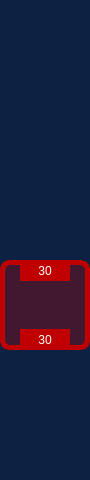
<?xml version="1.0" encoding="UTF-8"?>
<ui version="4.0">
 <class>hp_display_fdp</class>
 <widget class="QWidget" name="hp_display_fdp">
  <property name="geometry">
   <rect>
    <x>0</x>
    <y>0</y>
    <width>90</width>
    <height>480</height>
   </rect>
  </property>
  <property name="windowTitle">
   <string>Form</string>
  </property>
  <property name="styleSheet">
   <string notr="true">QWidget{background-color:rgb(13, 34, 67);}</string>
  </property>
  <widget class="QCustomPlot" name="plot" native="true">
   <property name="geometry">
    <rect>
     <x>0</x>
     <y>0</y>
     <width>90</width>
     <height>480</height>
    </rect>
   </property>
   <widget class="QWidget" name="chooseRect" native="true">
    <property name="geometry">
     <rect>
      <x>0</x>
      <y>260</y>
      <width>90</width>
      <height>90</height>
     </rect>
    </property>
    <property name="styleSheet">
     <string notr="true">QWidget{
border:5px solid rgb(192, 0, 0);
background-color: rgb(192, 0, 0,75);
border-radius:10px;
}</string>
    </property>
   </widget>
   <widget class="QLabel" name="label_max">
    <property name="geometry">
     <rect>
      <x>20</x>
      <y>260</y>
      <width>50</width>
      <height>21</height>
     </rect>
    </property>
    <property name="autoFillBackground">
     <bool>false</bool>
    </property>
    <property name="styleSheet">
     <string notr="true">border:none;
color:white;
background-color: rgb(192, 0, 0);
border-radius:0px;</string>
    </property>
    <property name="text">
     <string>30</string>
    </property>
    <property name="alignment">
     <set>Qt::AlignCenter</set>
    </property>
   </widget>
   <widget class="QLabel" name="label_min">
    <property name="geometry">
     <rect>
      <x>20</x>
      <y>329</y>
      <width>50</width>
      <height>21</height>
     </rect>
    </property>
    <property name="autoFillBackground">
     <bool>false</bool>
    </property>
    <property name="styleSheet">
     <string notr="true">border:none;
color:white;
background-color: rgb(192, 0, 0);
border-radius:0px;</string>
    </property>
    <property name="text">
     <string>30</string>
    </property>
    <property name="alignment">
     <set>Qt::AlignCenter</set>
    </property>
   </widget>
  </widget>
 </widget>
 <customwidgets>
  <customwidget>
   <class>QCustomPlot</class>
   <extends>QWidget</extends>
   <header location="global">qcustomplot.h</header>
   <container>1</container>
  </customwidget>
 </customwidgets>
 <resources/>
 <connections/>
</ui>
